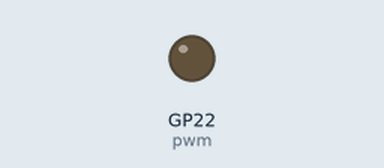
A program run on a simulated Raspberry Pi Pico running MicroPython. Shown: output pins drawn as LEDs (lit = HIGH).

Above: at 0.05 s.
At 3.05 s:
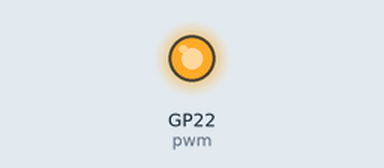
Timing chart, 0 to 7.1 s (numbered marks = the images above):
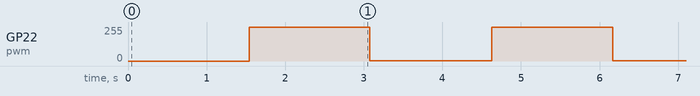

The program:

02_PWM_LED_Demo.py
```python
# Bibliotheken laden
from machine import Pin, PWM
from time import sleep_ms

# Blaue LED an GPIO22 mit PWM initialisieren
pwm = PWM(Pin(22))

# Frequenz (Hz) einstellen
pwm.freq(4000)

# Endlosschleife LED Helligkeit hoch/runterfahren
while True:
  # Helligkeit hoch fahren
  for duty_cycle in range(0, 65536, 129):
    pwm.duty_u16(duty_cycle)
    sleep_ms(3)

  # Helligkeit runter fahren
  for duty_cycle in range(65536, 0, -129):
    pwm.duty_u16(duty_cycle)
    sleep_ms(3)
```

Measured:
- by itself, GP22 (pwm): repeats every 3.1 s: 1/255 1.5 s, 255/255 1.5 s
